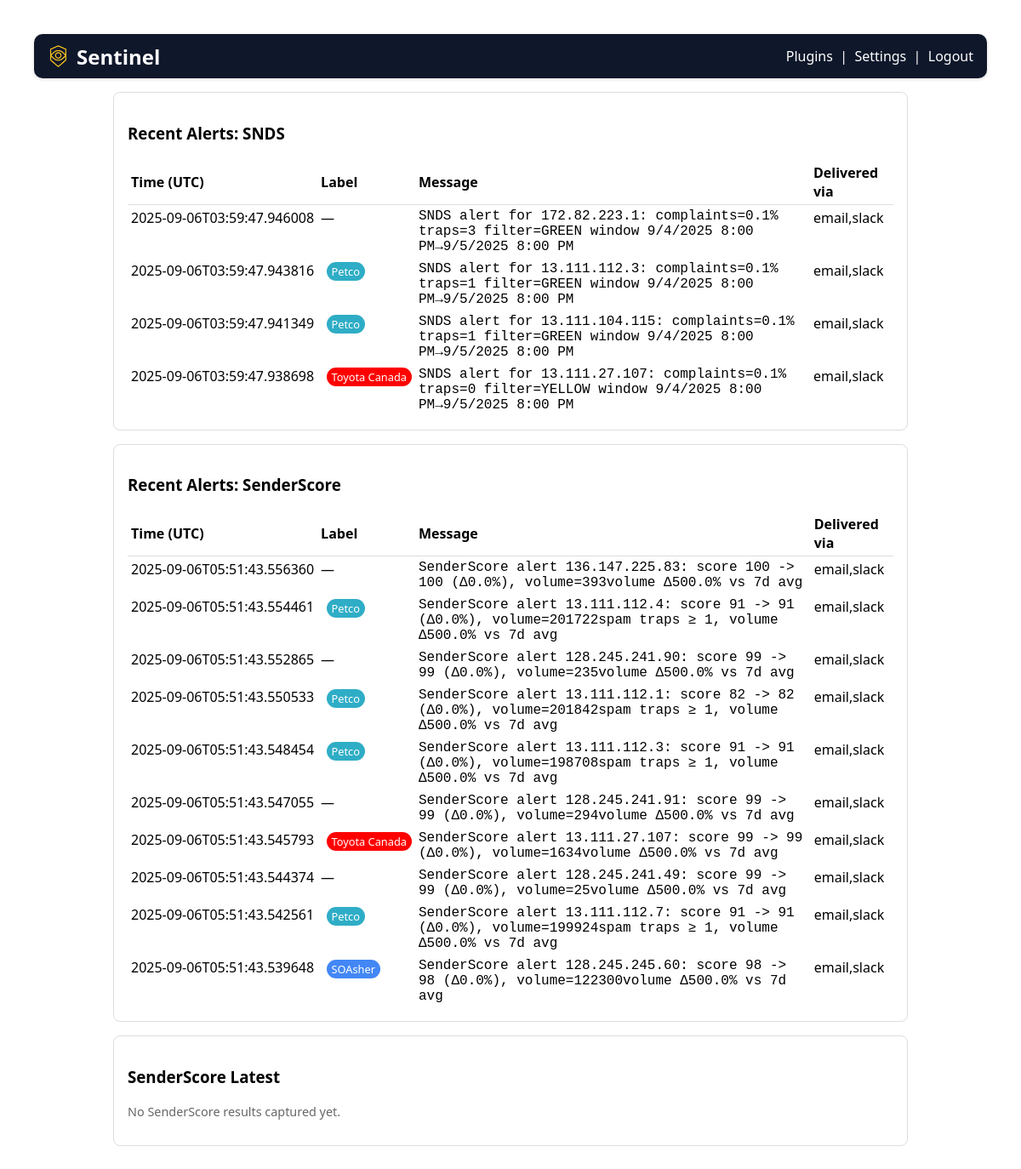
The app's page / (signed in) with its own data.
### tables this page shows
CREATE TABLE plugin_alerts (
                    id INTEGER PRIMARY KEY AUTOINCREMENT,
                    plugin TEXT NOT NULL,
                    created_at TEXT NOT NULL,
                    message TEXT NOT NULL,
                    deliveries TEXT,
                    meta TEXT
                );

### app.py (the view)
    @app.route("/")
    @login_required
    def dashboard():
        snds_cfg = plugin_store.load_plugin("snds", DEFAULT_SNDS_CONFIG)
        news_cfg = plugin_store.load_plugin("news", DEFAULT_NEWS_CONFIG)
        ss_cfg = plugin_store.load_plugin("senderscore", DEFAULT_SS_CONFIG)
        ui_cfg = plugin_store.load_plugin("ui", DEFAULT_UI_CONFIG)
        recent_alerts = plugin_store.list_alerts(limit=20)
        snds_alerts = plugin_store.list_alerts_by_plugin("snds", limit=10)
        ss_alerts = plugin_store.list_alerts_by_plugin("senderscore", limit=10)
        ss_latest = []
        try:
            cur = sqlite3.connect(snds_db.DB_PATH).cursor()
            cur.execute(
                "SELECT observed_at, ip, score, volume, measures FROM senderscore_daily ORDER BY observed_at DESC LIMIT 20"
            )
            ss_latest = cur.fetchall()
        except Exception:
            ss_latest = []
        ip_label_map = {}
        try:
            for item in (ui_cfg.get("ip_labels") or []):
                name = (item.get("name") or "").strip()
                color = (item.get("color") or "").strip()
                if not name or not color:
                    continue
                if isinstance(item.get("ips"), list):
                    for ip in item.get("ips"):
                        sip = (ip or "").strip()
                        if sip:
                            ip_label_map[sip] = {"name": name, "color": color}
                else:
                    ip = (item.get("ip") or "").strip()
                    if ip:
                        ip_label_map[ip] = {"name": name, "color": color}
        except Exception:
            ip_label_map = {}
        return render_template(
            "dashboard.html",
            schedule_job=schedule_state,
            has_key=bool(os.getenv("SNDS_KEY")),
            snds_cfg=snds_cfg,
            news_cfg=news_cfg,
            ss_cfg=ss_cfg,
            ui_cfg=ui_cfg,
            ip_label_map=ip_label_map,
            recent_alerts=recent_alerts,
            snds_alerts=snds_alerts,
            ss_alerts=ss_alerts,
            ss_latest=ss_latest,
        )

### plugin_store.py (called while the page is built, shortened)
@contextmanager
def _engine_conn():
    if not _ENGINE:
        raise RuntimeError("No SQLAlchemy engine configured")
    conn = _ENGINE.connect()
    try:
        yield conn
    finally:
        conn.close()

def ensure_db():
    if _ENGINE:
        with _engine_conn() as conn:
            conn.execute(
                text(
                    """
                    CREATE TABLE IF NOT EXISTS plugin_settings (
                        plugin TEXT PRIMARY KEY,
                        value TEXT NOT NULL
                    )
                    """
                )
            )
            conn.execute(
                text(
                    """
                    CREATE TABLE IF NOT EXISTS plugin_alerts (
                        id SERIAL PRIMARY KEY,
                        plugin TEXT NOT NULL,
                        created_at TEXT NOT NULL,
                        message TEXT NOT NULL,
                        deliveries TEXT,
                        meta TEXT
                    )
                    """
                )
            )
            conn.commit()

def load_plugin(plugin: str, default: Dict[str, Any]) -> Dict[str, Any]:
    ensure_db()
    if _ENGINE:
        with _engine_conn() as conn:
            row = conn.execute(
                text("SELECT value FROM plugin_settings WHERE plugin=:p"), {"p": plugin}
            ).fetchone()
            if not row:
                save_plugin(plugin, default)
                return json.loads(json.dumps(default))
            try:
                current = json.loads(row[0])
            except Exception:
                current = {}
    merged = _deep_merge(default, current)
    if merged != current:
        save_plugin(plugin, merged)
    return merged

def _deep_merge(default: Any, current: Any) -> Any:
    if isinstance(default, dict) and isinstance(current, dict):
        out: Dict[str, Any] = {}
        for k, v in default.items():
            if k in current:
                out[k] = _deep_merge(v, current[k])
            else:
                out[k] = v
        for k, v in current.items():
            if k not in out:
                out[k] = v
        return out
    if current is None or current == "":
        return default
    return current

### templates/dashboard.html (shortened to what this page needs)
<!doctype html>
<html>
  <head>
  </head>
  <body>
    <header class="app-header">
      <div class="brand">
        <img src="{{ url_for('static', filename='Sentinel.webp') }}" class="logo" alt="Logo"/>
        <h2 style="margin:0">Sentinel</h2>
      </div>
      <nav>
        <a href="/plugins">Plugins</a>
        &nbsp;|&nbsp;
        <a href="/settings">Settings</a>
        &nbsp;|&nbsp;
        <a href="/logout">Logout</a>
      </nav>
    </header>
    <div class="card">
      <h3>Recent Alerts: SNDS</h3>
      {% if snds_alerts %}
        <table style="width:100%; border-collapse: collapse;">
          <thead>
            <tr>
              <th style="text-align:left; border-bottom:1px solid #ddd; padding:4px;">Time (UTC)</th>
              <th style="text-align:left; border-bottom:1px solid #ddd; padding:4px;">Label</th>
              <th style="text-align:left; border-bottom:1px solid #ddd; padding:4px;">Message</th>
              <th style="text-align:left; border-bottom:1px solid #ddd; padding:4px;">Delivered via</th>
            </tr>
          </thead>
          <tbody>
            {% for a in snds_alerts %}
              <tr>
                <td style="vertical-align:top; padding:4px; white-space:nowrap;">{{ a.created_at }}</td>
                <td style="vertical-align:top; padding:4px; white-space:nowrap;">
                  {% set ip = a.meta.ip if a.meta and 'ip' in a.meta else None %}
                  {% if ip and ip in ip_label_map %}
                    {% set lab = ip_label_map[ip] %}
                    <span class="ip-chip" style="background: {{ lab.color }};">{{ lab.name }}</span>
                  {% else %}
                    —
                  {% endif %}
                </td>
                <td style="vertical-align:top; padding:4px; font-family: ui-monospace, SFMono-Regular, Menlo, Consolas, monospace;">{{ a.message }}</td>
                <td style="vertical-align:top; padding:4px;">{{ a.deliveries or '—' }}</td>
              </tr>
            {% endfor %}
          </tbody>
        </table>
      {% else %}
        <p class="muted">No SNDS alerts yet.</p>
      {% endif %}
    </div>
    <div class="card">
      <h3>Recent Alerts: SenderScore</h3>
      {% if ss_alerts %}
        <table style="width:100%; border-collapse: collapse;">
          <thead>
            <tr>
              <th style="text-align:left; border-bottom:1px solid #ddd; padding:4px;">Time (UTC)</th>
              <th style="text-align:left; border-bottom:1px solid #ddd; padding:4px;">Label</th>
              <th style="text-align:left; border-bottom:1px solid #ddd; padding:4px;">Message</th>
              <th style="text-align:left; border-bottom:1px solid #ddd; padding:4px;">Delivered via</th>
            </tr>
          </thead>
          <tbody>
            {% for a in ss_alerts %}
              <tr>
                <td style="vertical-align:top; padding:4px; white-space:nowrap;">{{ a.created_at }}</td>
                <td style="vertical-align:top; padding:4px; white-space:nowrap;">
                  {% set ip = a.meta.ip if a.meta and 'ip' in a.meta else None %}
                  {% if ip and ip in ip_label_map %}
                    {% set lab = ip_label_map[ip] %}
                    <span class="ip-chip" style="background: {{ lab.color }};">{{ lab.name }}</span>
                  {% else %}
                    —
                  {% endif %}
                </td>
                <td style="vertical-align:top; padding:4px; font-family: ui-monospace, SFMono-Regular, Menlo, Consolas, monospace;">{{ a.message }}</td>
                <td style="vertical-align:top; padding:4px;">{{ a.deliveries or '—' }}</td>
              </tr>
            {% endfor %}
          </tbody>
        </table>
      {% else %}
        <p class="muted">No SenderScore alerts yet.</p>
      {% endif %}
    </div>
    <div class="card">
      <h3>SenderScore Latest</h3>
      {% if ss_latest %}
        <table style="width:100%; border-collapse: collapse;">
          <thead>
            <tr>
              <th style="text-align:left; border-bottom:1px solid #ddd; padding:4px;">Time (UTC)</th>
              <th style="text-align:left; border-bottom:1px solid #ddd; padding:4px;">IP</th>
              <th style="text-align:left; border-bottom:1px solid #ddd; padding:4px;">Score</th>
              <th style="text-align:left; border-bottom:1px solid #ddd; padding:4px;">Volume</th>
            </tr>
          </thead>
          <tbody>
            {% for row in ss_latest %}
              <tr>
                <td style="vertical-align:top; padding:4px; white-space:nowrap;">{{ row[0] }}</td>
                <td style="vertical-align:top; padding:4px;">
                  {{ row[1] }}
                  {% set ip = row[1] %}
                  {% if ip in ip_label_map %}
                    {% set lab = ip_label_map[ip] %}
                    <span class="ip-chip" style="background: {{ lab.color }};">{{ lab.name }}</span>
                  {% endif %}
                </td>
                <td style="vertical-align:top; padding:4px;">{{ row[2] }}</td>
                <td style="vertical-align:top; padding:4px;">{{ row[3] }}</td>
              </tr>
            {% endfor %}
          </tbody>
        </table>
      {% else %}
        <p class="muted">No SenderScore results captured yet.</p>
      {% endif %}
    </div>
  </body>
  </html>

### templates/dashboard.html (style rules this page uses)
body { font-family: system-ui, sans-serif; padding: 2rem; }
header { display:flex; justify-content: space-between; align-items:center; }
.app-header { background:#0f172a; color:#fff; padding:.6rem 1rem; border-radius: 10px; box-shadow: 0 1px 4px rgba(0,0,0,.15); }
.app-header a { color:#fff; text-decoration:none; }
.brand { display:flex; align-items:center; gap:.6rem; }
.logo { height: 28px; width:auto; display:block; }
.card { max-width: 900px; margin: 1rem auto; padding: 1rem; border: 1px solid #ddd; border-radius: 8px; }
.muted { color: #666; font-size: .9rem; }
.ip-chip { display: inline-block; padding: 2px 6px; border-radius: 999px; font-size: .8rem; color: #fff; margin-left: .4rem; vertical-align: middle; }

### records on screen
plugin_alerts: created_at "2025-09-06T03:59:47.946008", message "SNDS alert for 172.82.223.1: complaints=0.1% traps=3 filter=GREEN window 9/4/2025 8:00 PM→9/5/2025 8:00 PM", deliveries "email,slack"
plugin_alerts: created_at "2025-09-06T03:59:47.943816", name "Petco", message "SNDS alert for 13.111.112.3: complaints=0.1% traps=1 filter=GREEN window 9/4/2025 8:00 PM→9/5/2025 8:00 PM", deliveries "email,slack"
plugin_alerts: created_at "2025-09-06T03:59:47.941349", name "Petco", message "SNDS alert for 13.111.104.115: complaints=0.1% traps=1 filter=GREEN window 9/4/2025 8:00 PM→9/5/2025 8:00 PM", deliveries "email,slack"
plugin_alerts: created_at "2025-09-06T03:59:47.938698", name "Toyota Canada", message "SNDS alert for 13.111.27.107: complaints=0.1% traps=0 filter=YELLOW window 9/4/2025 8:00 PM→9/5/2025 8:00 PM", deliveries "email,slack"
plugin_alerts: created_at "2025-09-06T05:51:43.556360", message "SenderScore alert 136.147.225.83: score 100 -> 100 (Δ0.0%), volume=393volume Δ500.0% vs 7d avg", deliveries "email,slack"
plugin_alerts: created_at "2025-09-06T05:51:43.554461", name "Petco", message "SenderScore alert 13.111.112.4: score 91 -> 91 (Δ0.0%), volume=201722spam traps ≥ 1, volume Δ500.0% vs 7d avg", deliveries "email,slack"
plugin_alerts: created_at "2025-09-06T05:51:43.552865", message "SenderScore alert 128.245.241.90: score 99 -> 99 (Δ0.0%), volume=235volume Δ500.0% vs 7d avg", deliveries "email,slack"
plugin_alerts: created_at "2025-09-06T05:51:43.550533", name "Petco", message "SenderScore alert 13.111.112.1: score 82 -> 82 (Δ0.0%), volume=201842spam traps ≥ 1, volume Δ500.0% vs 7d avg", deliveries "email,slack"
plugin_alerts: created_at "2025-09-06T05:51:43.548454", name "Petco", message "SenderScore alert 13.111.112.3: score 91 -> 91 (Δ0.0%), volume=198708spam traps ≥ 1, volume Δ500.0% vs 7d avg", deliveries "email,slack"
plugin_alerts: created_at "2025-09-06T05:51:43.547055", message "SenderScore alert 128.245.241.91: score 99 -> 99 (Δ0.0%), volume=294volume Δ500.0% vs 7d avg", deliveries "email,slack"
plugin_alerts: created_at "2025-09-06T05:51:43.545793", name "Toyota Canada", message "SenderScore alert 13.111.27.107: score 99 -> 99 (Δ0.0%), volume=1634volume Δ500.0% vs 7d avg", deliveries "email,slack"
plugin_alerts: created_at "2025-09-06T05:51:43.544374", message "SenderScore alert 128.245.241.49: score 99 -> 99 (Δ0.0%), volume=25volume Δ500.0% vs 7d avg", deliveries "email,slack"
plugin_alerts: created_at "2025-09-06T05:51:43.542561", name "Petco", message "SenderScore alert 13.111.112.7: score 91 -> 91 (Δ0.0%), volume=199924spam traps ≥ 1, volume Δ500.0% vs 7d avg", deliveries "email,slack"
plugin_alerts: created_at "2025-09-06T05:51:43.539648", name "SOAsher", message "SenderScore alert 128.245.245.60: score 98 -> 98 (Δ0.0%), volume=122300volume Δ500.0% vs 7d avg", deliveries "email,slack"
